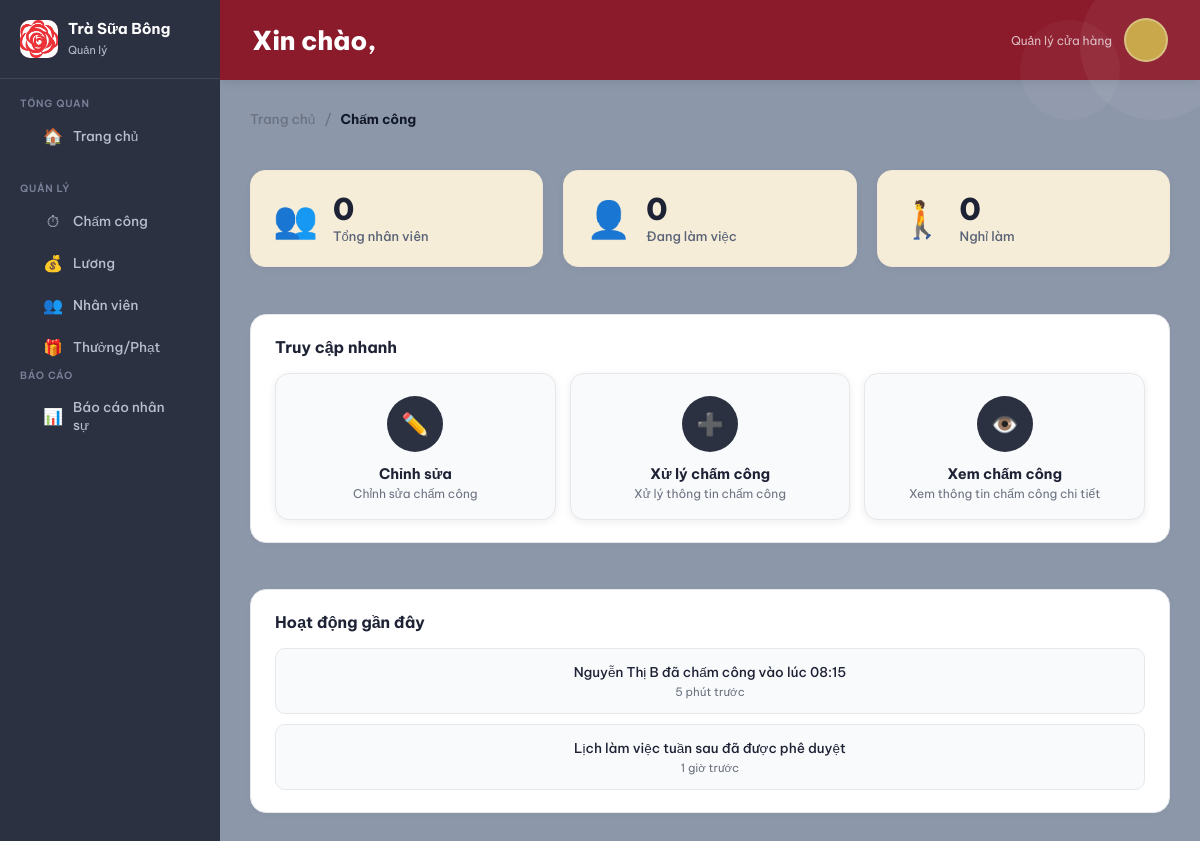
The page /cham-cong/ on the database as committed earlier.
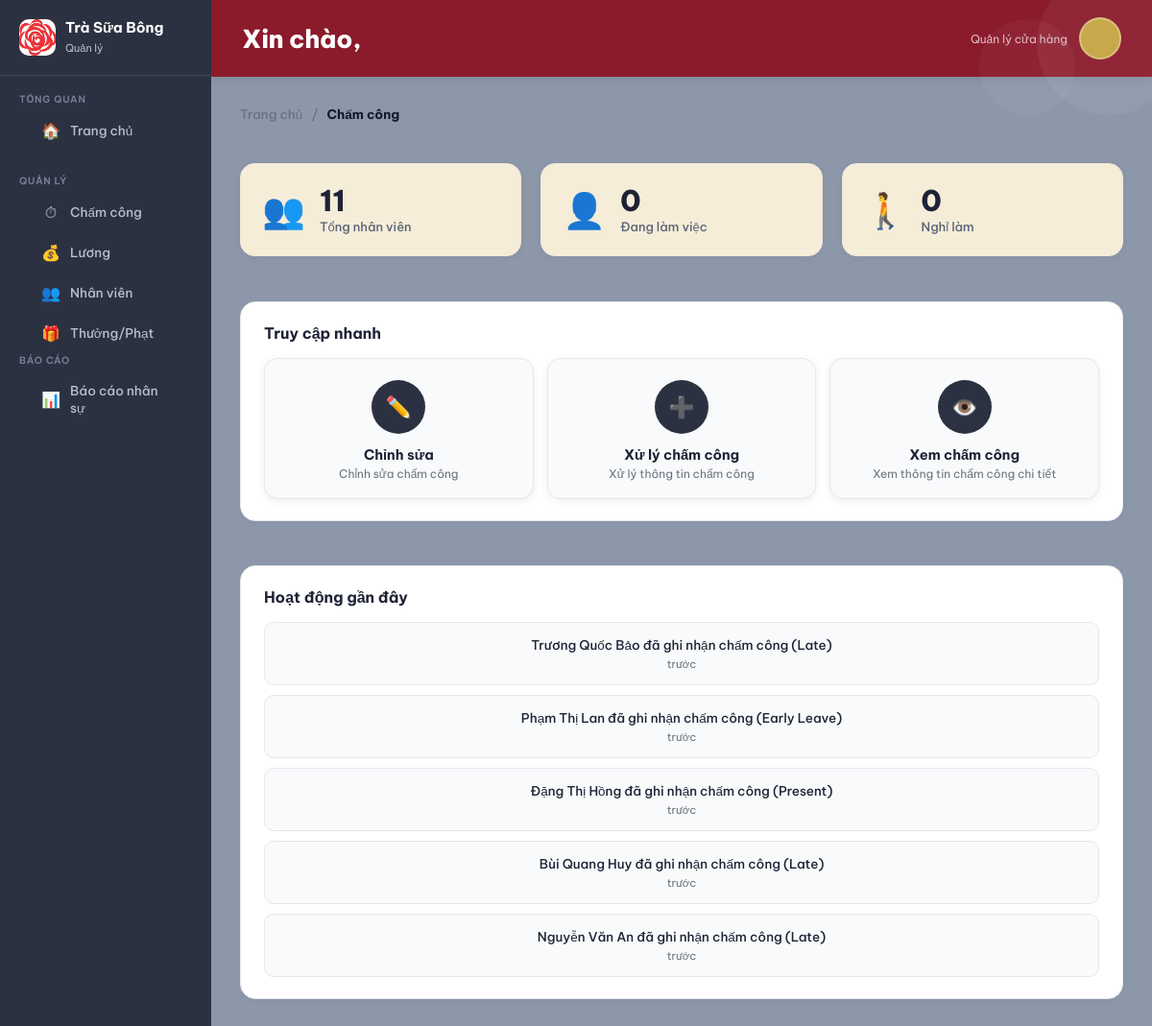
The same page on the database as committed later.
### apps/attendance/models.py (models this page shows, shortened)
class Attendance(models.Model):
    attendance_id = models.AutoField(primary_key=True)
    employee = models.ForeignKey(Employee, on_delete=models.CASCADE, verbose_name="Nhân viên")
    shift_instance = models.ForeignKey(ShiftInstance, on_delete=models.CASCADE, verbose_name="Ca thực tế")
    attendance_date = models.DateField(verbose_name="Ngày chấm công")
    check_in_time = models.TimeField(null=True, blank=True, verbose_name="Giờ vào thực tế")
    check_out_time = models.TimeField(null=True, blank=True, verbose_name="Giờ ra thực tế")
    work_hours = models.FloatField(default=0, verbose_name="Số giờ làm")
    late_hours = models.FloatField(default=0, verbose_name="Giờ đi muộn")
    status = models.CharField(max_length=50, default='Present', verbose_name="Trạng thái")

### apps/employees/models.py (models this page shows, shortened)
class Employee(models.Model):
    GENDER_CHOICES = (('M', 'Nam'), ('F', 'Nữ'), ('O', 'Khác'))
    STATUS_CHOICES = (
        ('probation', 'Thử việc'),
        ('official', 'Chính thức')
    )
    employee_id = models.AutoField(primary_key=True)
    user = models.OneToOneField(User, on_delete=models.CASCADE)
    full_name = models.CharField(max_length=255, verbose_name="Họ tên")
    date_of_birth = models.DateField(verbose_name="Ngày sinh")
    gender = models.CharField(max_length=1, choices=GENDER_CHOICES, verbose_name="Giới tính")
    phone_number = models.CharField(max_length=15, verbose_name="Số điện thoại")
    hire_date = models.DateField(verbose_name="Ngày vào làm")
    bank_name = models.CharField(max_length=100, blank=True, null=True, verbose_name="Ngân hàng")
    bank_account = models.CharField(max_length=50, blank=True, null=True, verbose_name="Số tài khoản")
    citizen_id = models.CharField(max_length=20, unique=True, verbose_name="CCCD")
    position = models.ForeignKey(Position, on_delete=models.PROTECT, verbose_name="Vị trí")
    status = models.CharField(max_length=20, choices=STATUS_CHOICES, default='probation', verbose_name="Tình trạng")
    salary_level = models.ForeignKey(
        'salary.SalaryLevel',
        on_delete=models.SET_NULL,
        null=True,
        blank=True,
        verbose_name="Mức lương áp dụng"
    )

### apps/attendance/views.py (the view)
# urls.py: path('', views.cham_cong_dashboard, name='dashboard'),
def cham_cong_dashboard(request):
    today = timezone.now().date()
    total_emp = Employee.objects.count()
    working_emp = Attendance.objects.filter(attendance_date=today).exclude(status='Vắng mặt').count()
    absent_emp = Attendance.objects.filter(attendance_date=today, status='Vắng mặt').count()
    recent_activities = Attendance.objects.all().order_by('-attendance_date')[:5]
    context = {
        'total_employees': total_emp,
        'working_employees': working_emp,
        'absent_employees': absent_emp,
        'recent_activities': recent_activities,
    }
    return render(request, 'attendance/cham_cong.html', context)

### templates/attendance/cham_cong.html (shortened to what this page needs)
{% extends "base/base_manager.html" %}
{% load static %}
{% block extra_css %}
    <link rel="stylesheet" href="{% static 'css/attendance/attendance.css' %}">
{% endblock %}
{% block content %}
<div class="breadcrumb-wrap">
    <a href="{% url 'dashboard_manager' %}">Trang chủ</a> <span style="margin: 0 6px;">/</span>
    <strong style="color: #111827;">Chấm công</strong>
</div>
<div class="stat-cards">
    <div class="stat-card">
        <div class="stat-icon">👥</div>
        <div class="stat-info">
            <div class="stat-value">{{ total_employees }}</div>
            <div class="stat-label">Tổng nhân viên</div>
        </div>
    </div>
    <div class="stat-card">
        <div class="stat-icon">👤</div>
        <div class="stat-info">
            <div class="stat-value">{{ working_employees }}</div>
            <div class="stat-label">Đang làm việc</div>
        </div>
    </div>
    <div class="stat-card">
        <div class="stat-icon">🚶</div>
        <div class="stat-info">
            <div class="stat-value">{{ absent_employees }}</div>
            <div class="stat-label">Nghỉ làm</div>
        </div>
    </div>
</div>
<div class="section-card">
    <div class="section-title">Truy cập nhanh</div>
    <div class="quick-grid">
        <a href="{% url 'attendance:chinh_sua_cham_cong' %}" class="quick-card">
            <div class="quick-icon">✏️</div>
            <div class="quick-text">
                <div class="qt-title">Chỉnh sửa</div>
                <div class="qt-sub">Chỉnh sửa chấm công</div>
            </div>
        </a>
        <a href="{% url 'attendance:xu_ly_cham_cong' %}" class="quick-card">
            <div class="quick-icon">➕</div>
            <div class="quick-text">
                <div class="qt-title">Xử lý chấm công</div>
                <div class="qt-sub">Xử lý thông tin chấm công</div>
            </div>
        </a>
        <a href="{% url 'attendance:xem_cham_cong' %}" class="quick-card">
            <div class="quick-icon">👁️</div>
            <div class="quick-text">
                <div class="qt-title">Xem chấm công</div>
                <div class="qt-sub">Xem thông tin chấm công chi tiết</div>
            </div>
        </a>
    </div>
</div>
<div class="section-card">
    <div class="section-title">Hoạt động gần đây</div>
    <div class="activity-list">
        {% if recent_activities %}
            {% for act in recent_activities %}
            <div class="activity-item">
                <div class="act-text">{{ act.employee.full_name }} đã ghi nhận chấm công ({{ act.status }})</div>
                <div class="act-time">{{ act.created_at|timesince }} trước</div>
            </div>
            {% endfor %}
        {% else %}
            <div class="activity-item">
                <div class="act-text">Nguyễn Thị B đã chấm công vào lúc 08:15</div>
                <div class="act-time">5 phút trước</div>
            </div>
            <div class="activity-item">
                <div class="act-text">Lịch làm việc tuần sau đã được phê duyệt</div>
                <div class="act-time">1 giờ trước</div>
            </div>
        {% endif %}
    </div>
</div>
{% endblock %}

Rows that differ between the two databases and show on the page:
added Attendance: employee.full_name "Trương Quốc Bảo", status "Late"
added Attendance: employee.full_name "Phạm Thị Lan", status "Early Leave"
added Attendance: employee.full_name "Đặng Thị Hồng", status "Present"
added Attendance: employee.full_name "Bùi Quang Huy", status "Late"
added Attendance: employee.full_name "Nguyễn Văn An", status "Late"
Other text that changed with them:
{{ total_employees }}: "0" → "11"
text no longer shown: "Nguyễn Thị B đã chấm công vào lúc 08:15 5 phút trước Lịch làm việc tuần sau đã được phê duyệt 1 giờ trước"
